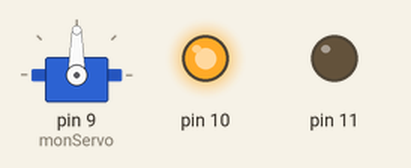
Bench run of a sketch on a simulated Arduino Uno, built with avr-gcc and run on an emulated ATmega328P. On the bench: servo, output pins drawn as LEDs (lit = HIGH).

Above: at 0.05 s.
At 1.15 s:
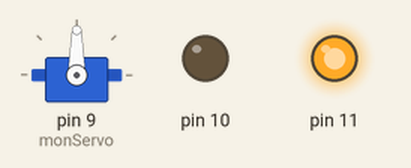
At 2.25 s:
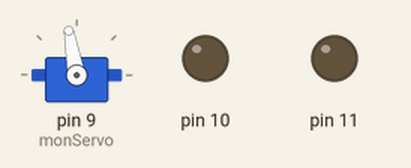
At 4.45 s:
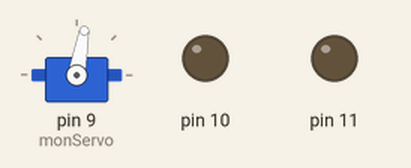
Timing chart, 0 to 5.8 s (numbered marks = the images above):
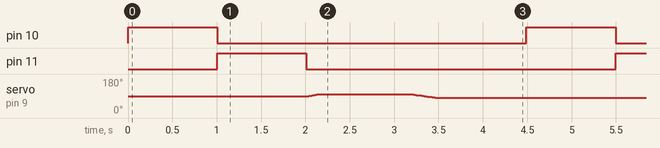

The sketch:

voiture.ino
```cpp
#include <Servo.h>
#define avance digitalWrite(10, HIGH);
#define recule digitalWrite(11, HIGH);

Servo monServo;
int positionServo = 90;

void setup() {
  pinMode(11, OUTPUT);
  pinMode(10, OUTPUT);
  monServo.attach(9);
  monServo.write(positionServo);

}

void loop() {

  for(int i = 0; i < 1000; i++){
   avance;
  }
  delay(1000);
  stop();

  for(int i = 0; i < 1000; i++){
   recule;
  }
  delay(1000);
  stop();

  for(positionServo = 90; positionServo <= 100; positionServo++){
    monServo.write(positionServo);
    delay(15);
  }
  delay(1000);
  for(positionServo = 100; positionServo >= 80; positionServo--){
    monServo.write(positionServo);
    delay(15);
  }
  delay(1000);

}
void stop(){
  digitalWrite(11, LOW);
  digitalWrite(10, LOW);
}
```

Measured:
- by itself, pin 10, pin 11: alternates HIGH for 1.0 s and LOW for 3.5 s
- by itself, servo on pin 9 (monServo): repeats every 4.5 s: 94° 0.03 s, 96° 0.03 s, 98° 0.03 s, 100° 1.0 s, 99° 0.03 s, 97° 0.03 s, 95° 0.03 s, 93° 0.03 s, 91° 0.03 s, 89° 0.03 s, 87° 0.03 s, 85° 0.03 s, 83° 0.03 s, 81° 0.03 s, 80° 3.0 s, 90° 0.03 s, 92° 0.03 s
